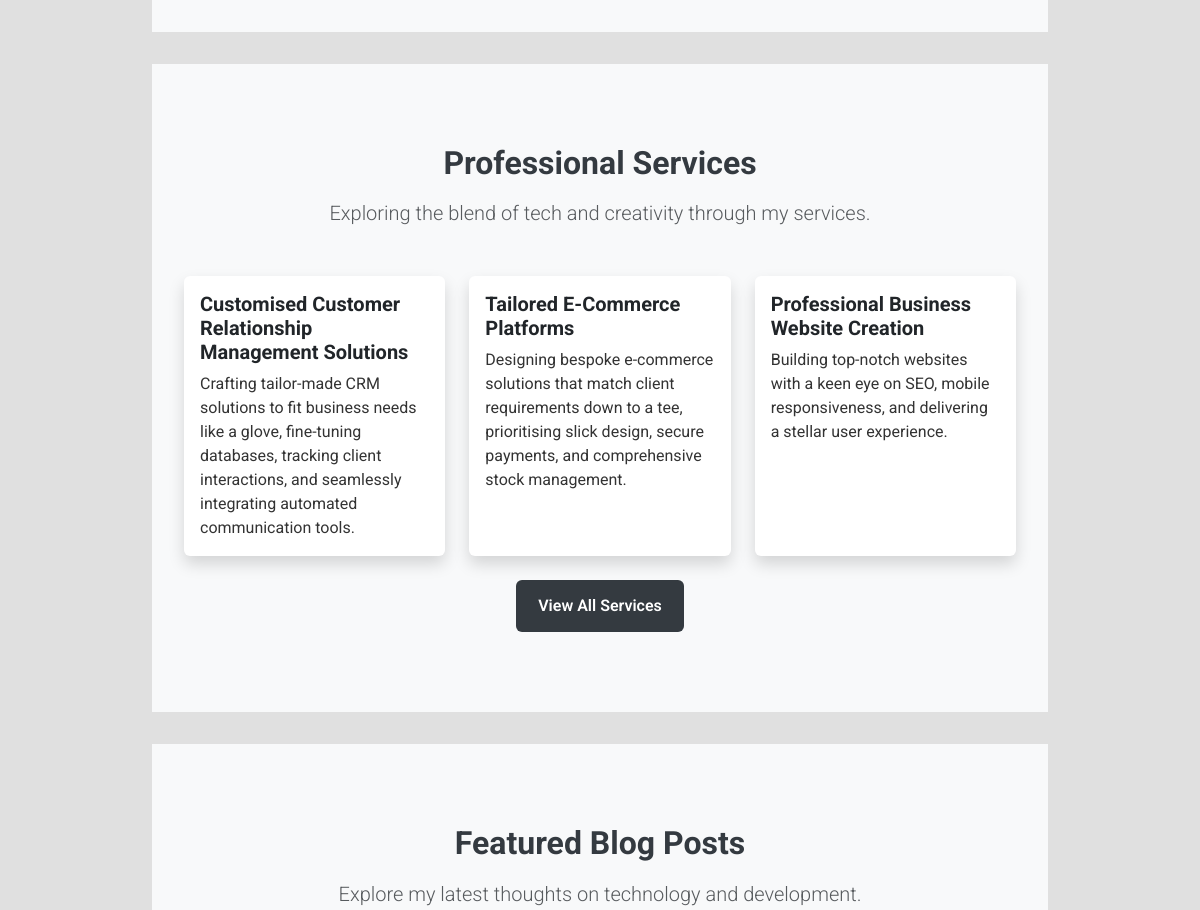
Before: / (middle part) with the older database file.
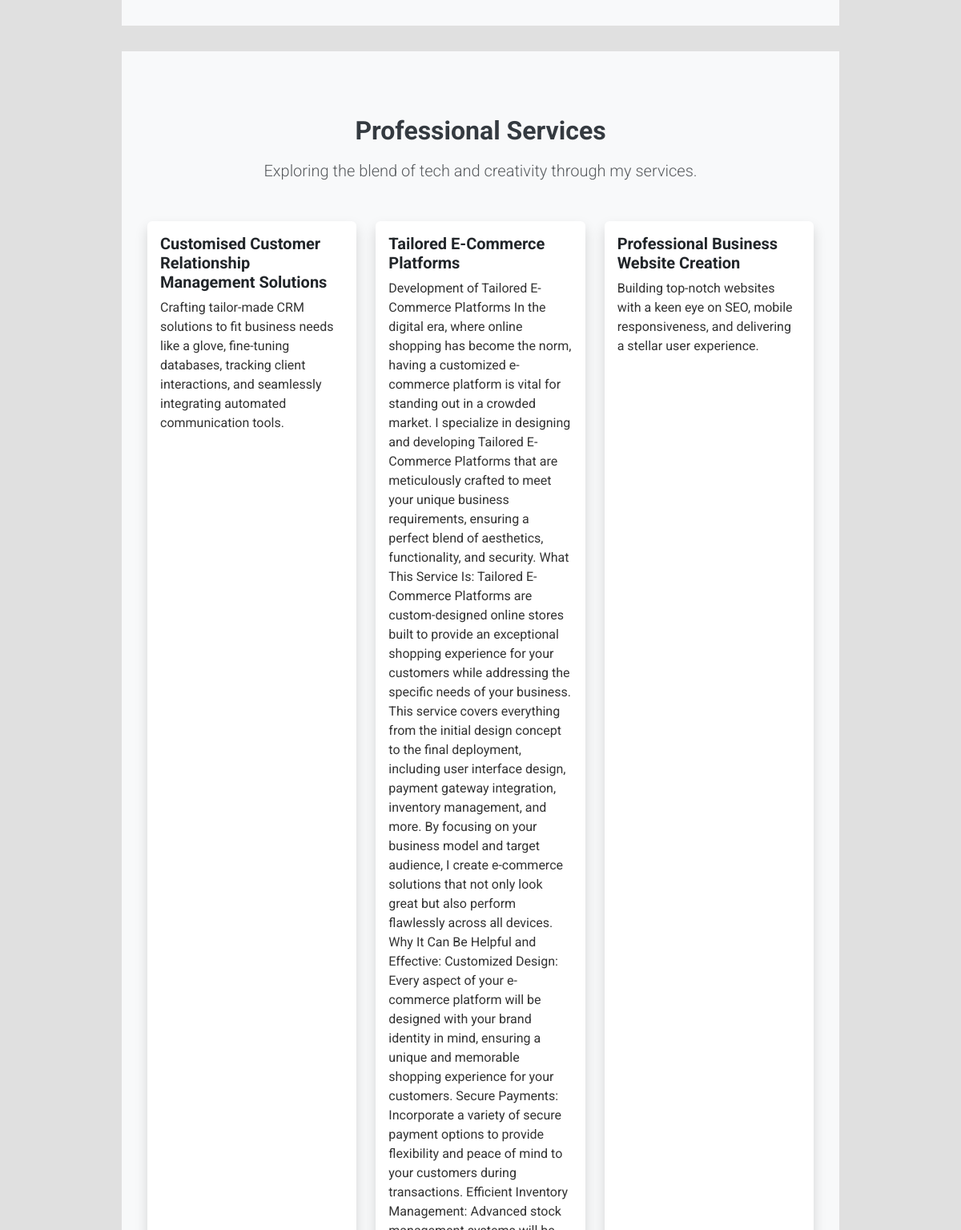
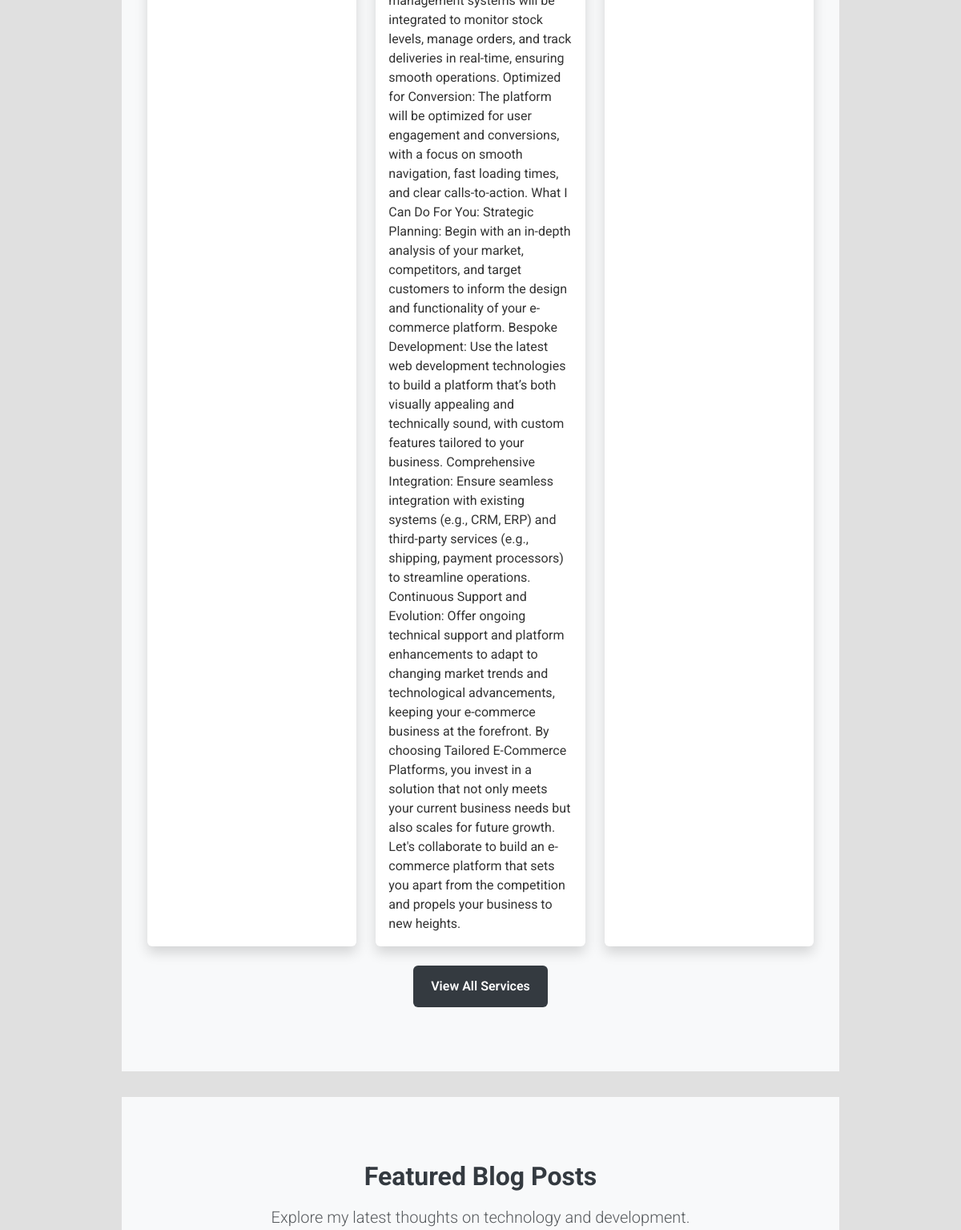
After: the same page with the newer database file (2 pictures, top to bottom).
### services/models.py (models this page shows, shortened)
class Service(models.Model):
    title = models.CharField(max_length=200)
    description = models.TextField()
    link = models.URLField(max_length=200, blank=True, null=True)

### home/views.py (the view)
# urls.py: path('', home_view, name='home'),
def home_view(request):
    latest_blog_posts = BlogPost.objects.order_by('-created_at')[:3]
    services = Service.objects.all()[:3]
    context = {
        'latest_blog_posts': latest_blog_posts,
        'services': services,
    }
    return render(request, 'home/home.html', context)

### blog/models.py (called while the page is built)
    def get_absolute_url(self):
        return reverse('blog_detail', args=[str(self.id)])

### home/templates/home/home.html (shortened to what this page needs)
{% extends "base.html" %}
{% block content %}
<section class="about-section py-5">
</section>
<section class="services-section py-5 bg-light">
    <div class="container">
        <header class="mb-5 text-center">
            <h2 class="section-title mb-3">Professional Services</h2>
            <p class="lead text-muted">Exploring the blend of tech and creativity through my services.</p>
                </header>
        <div class="row g-4">
            {% for service in services %}
            <div class="col-md-4">
                <div class="card shadow border-0 h-100">
                    <div class="card-body">
                        <h5 class="card-title">{{ service.title }}</h5>
                        <p class="card-text">{{ service.description }}</p>
                    </div>
                </div>
            </div>
            {% endfor %}
        </div>
        <div class="text-center mt-4">
            <a href="{% url 'services' %}" class="btn btn-outline-primary">View All Services</a>
        </div>
    </div>
</section>
<section class="blog-section py-5 bg-light">
    <div class="container">
        <header class="text-center mb-5">
            <h2 class="section-title mb-3">Featured Blog Posts</h2>
            <p class="lead text-muted">Explore my latest thoughts on technology and development.</p>
        </header>
    </div>
</section>
{% endblock %}

### templates/base.html (shortened to what this page needs)
<!DOCTYPE html>
{% load static %}
<html lang="en">
<head>
    <link href="https://cdnjs.cloudflare.com/ajax/libs/font-awesome/6.1.1/css/all.min.css" rel="stylesheet">
    <link rel="stylesheet" href="{% static 'css/bootstrap/bootstrap.css' %}">
    <link rel="stylesheet" href="{% static 'css/custom.css' %}">
</head>
<body>
    <div class="d-flex flex-column min-vh-100">
        <main class="container mt-4 flex-grow-1">
            {% block content %}
            {% endblock %}
        </main>
    </div>
</body>
</html>

### static/css/custom.css (style rules this page uses)
* { margin: 0; padding: 0; box-sizing: border-box; }
body { font-family: 'Roboto', sans-serif; font-size: 16px; line-height: 1.6; color: #222; background-color: #e0e0e0; }
h1, h2, h3, h4, h5, h6 { margin-top: 0; margin-bottom: 0.5em; color: #343a40; font-weight: 700; }
h2 { font-size: 2em; }
h5 { font-size: 1.25em; }
p { font-size: 1rem; line-height: 1.5; color: #333; }
a { color: #151d2e; transition: color 0.3s ease; }
.container { max-width: 960px; margin: auto; padding: 2rem; }
.hero-section, .services-section, .latest-news-section, .about-section { margin-bottom: 2rem; padding: 2rem 0; background-color: #f8f9fa; }
.btn { background-color: #343a40; color: #ffffff; border: 2px solid transparent; padding: 0.75rem 1.25rem; font-size: 1rem; border-radius: 0.375rem; transition: all 0.3s ease; cursor: pointer; font-weight: 600; }
.services-section { padding: 60px 0; background-color: #ffffff; }

Changed rows visible on the page:
changed Service "Tailored E-Commerce Platforms": description "Designing bespoke e-commerce solutions that match client requirements down to a tee, prioritising slick design, secure payments, and comprehensive stock management." → "Development of Tailored E-Commerce Platforms In the digital era, where online shopping has become the norm, having a customized e-commerce platform is vital for standing out in a crowded market. I specialize in designing and developing Tailored E-Commerce Platforms that are meticulously crafted to meet your unique business requirements, ensuring a perfect blend of aesthetics, functionality, and security. What This Service Is: Tailored E-Commerce Platforms are custom-designed online stores built to provide an exceptional shopping experience for your customers while addressing the specific needs of your business. This service covers everything from the initial design concept to the final…"
